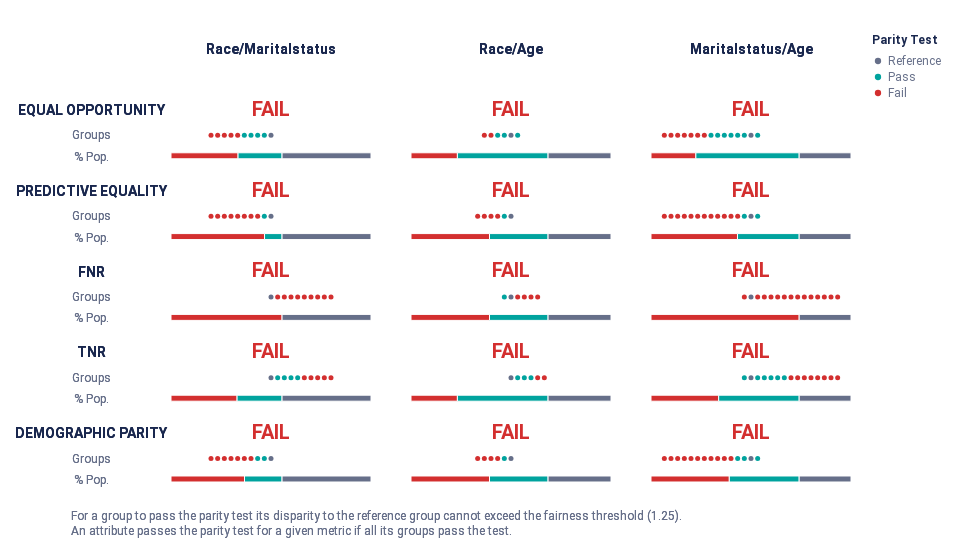

Notebook cell for this chart:
### Code cell
#calc metrics
df_test_transformed_fl =calc_fairness_report(x_test_fl, y_test_fl, y_test_pred_fl,target,protected_attributes_int)

#compare disparities
plot_audit(df_test_int, protected_attributes_int)
plot_audit(df_test_transformed_fl, protected_attributes_int)
